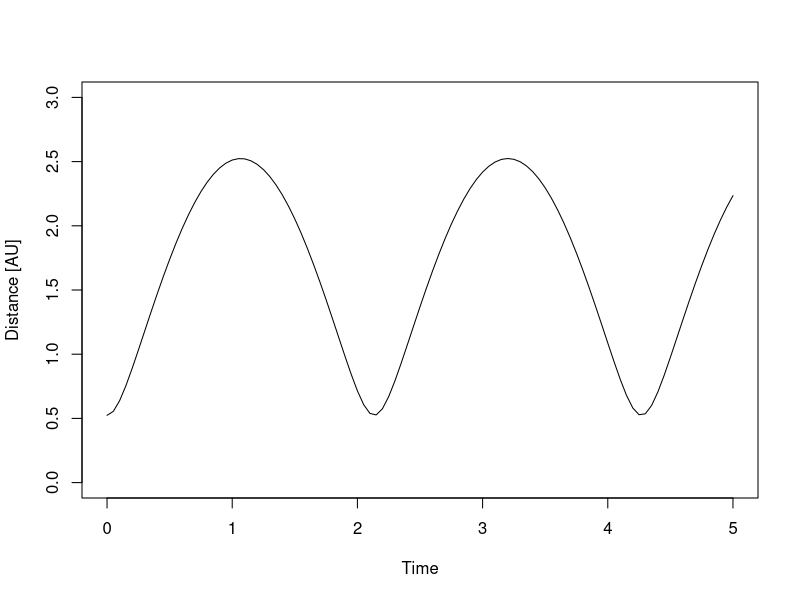
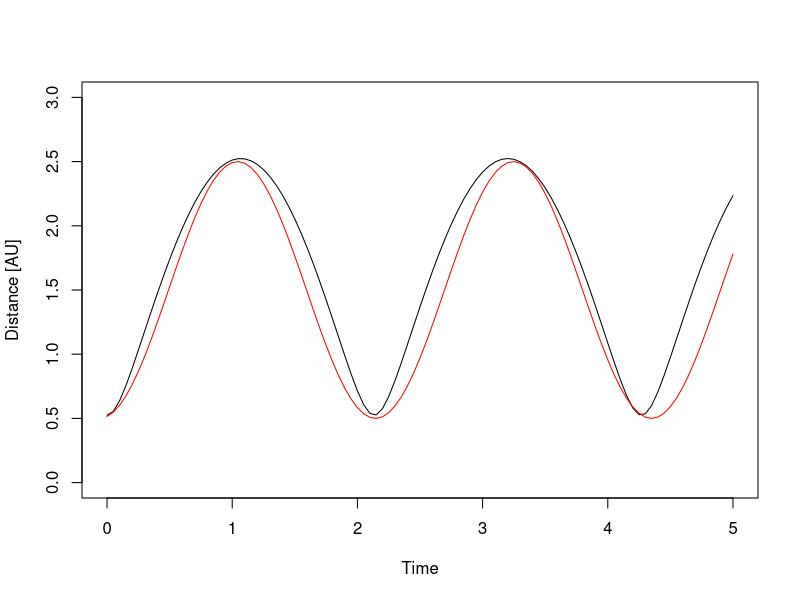
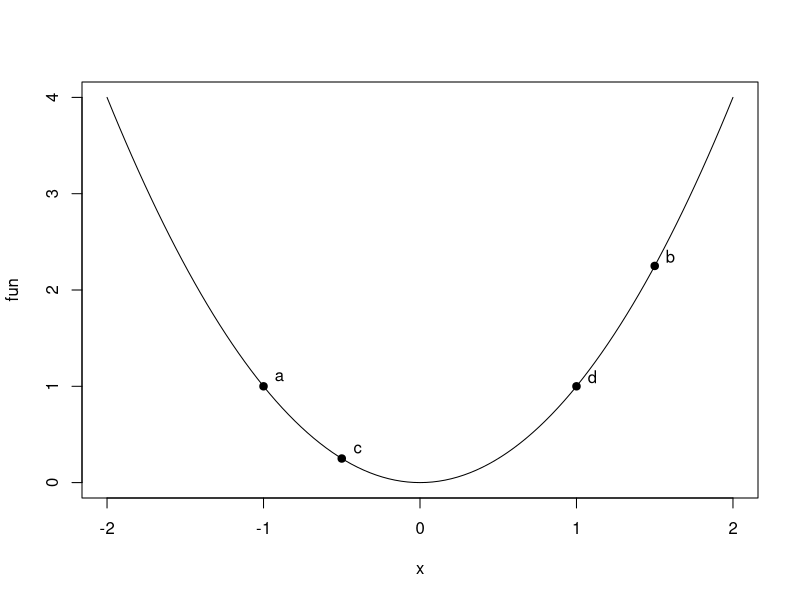
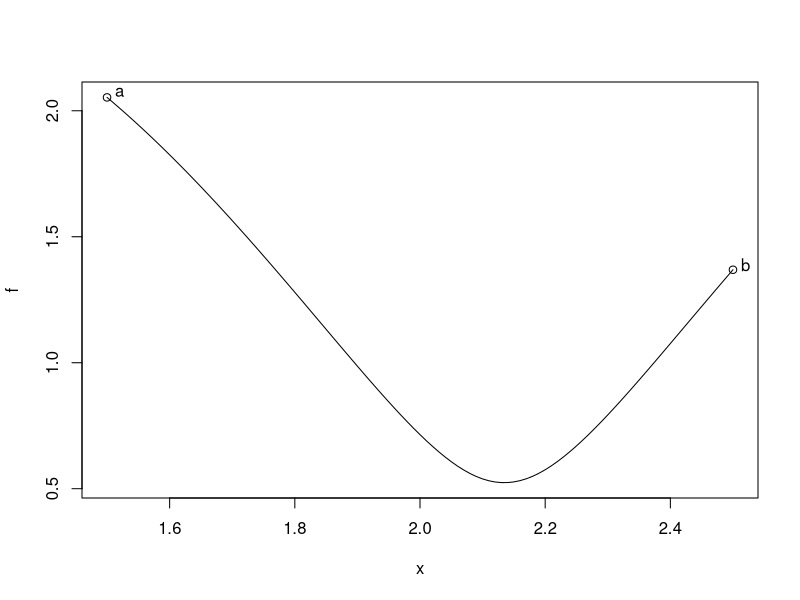
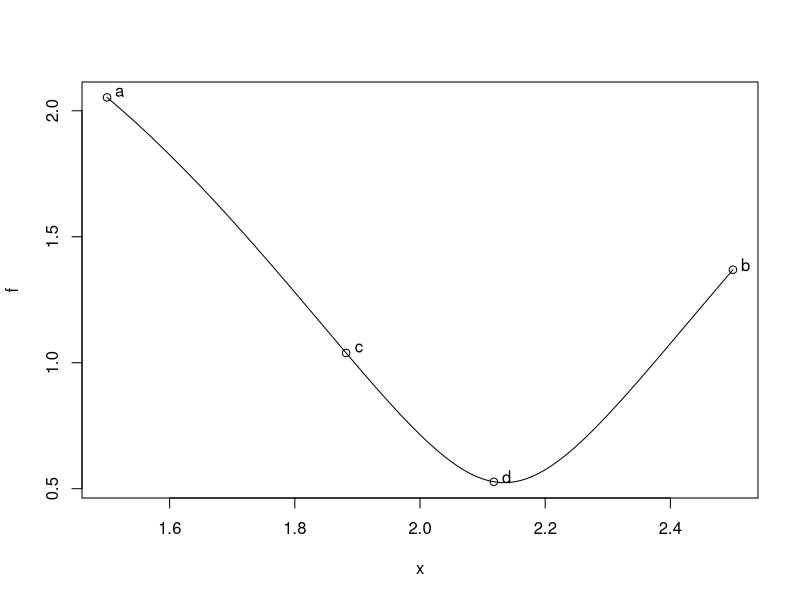
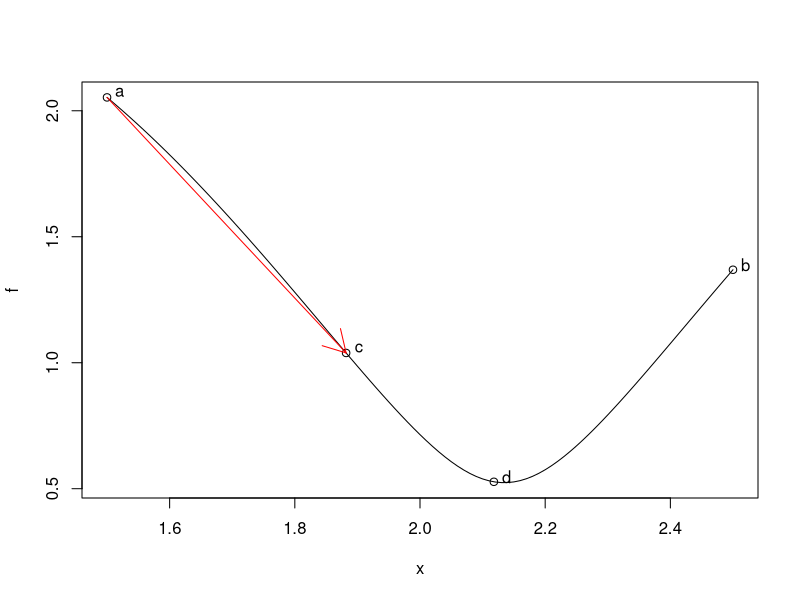
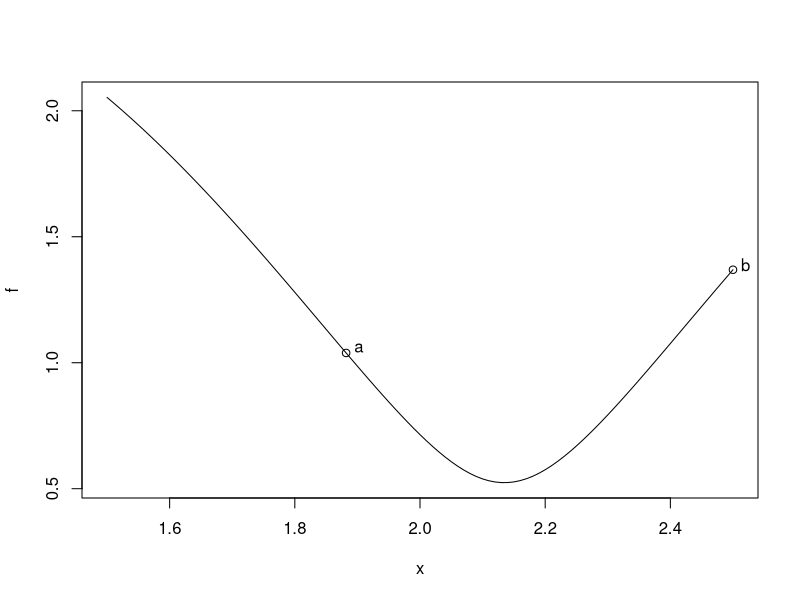
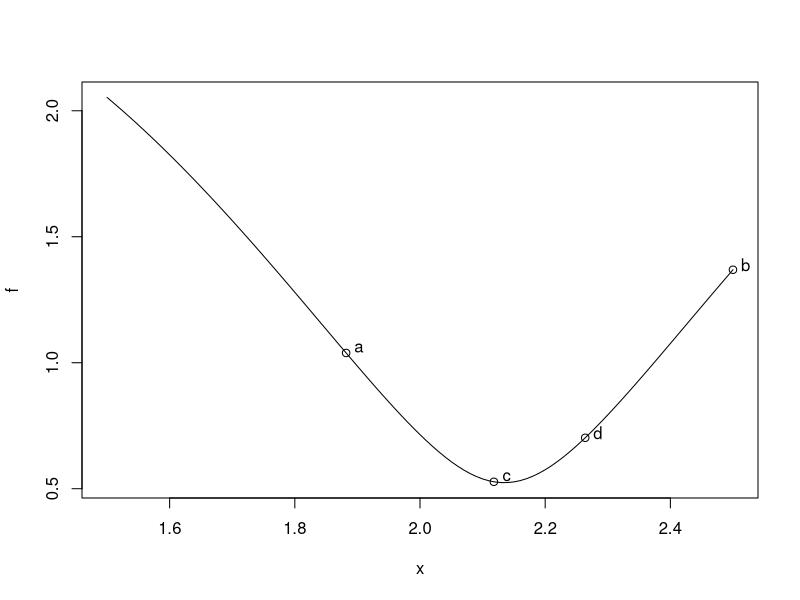

Here is the R script that generated these plots, in order:
## ---- chunk 1
library(knitr)
hook_output <- knit_hooks$get("output")
knit_hooks$set(output = function(x, options) {
  lines <- options$output.lines
  if (is.null(lines)) {
    return(hook_output(x, options))  # pass to default hook
  }
  x <- unlist(strsplit(x, "\n"))
  more <- "..."
  if (length(lines)==1) {        # first n lines
    if (length(x) > lines) {
      # truncate the output, but add ....
      x <- c(head(x, lines), more)
    }
  } else {
    x <- c(more, x[lines], more)
  }                                                         
  # paste these lines together                              
  x <- paste(c(x, ""), collapse = "\n")                     
  hook_output(x, options)                                   
})                                                          
knitr::opts_chunk$set(echo = TRUE)                          
knitr::opts_chunk$set(cache = TRUE) 
knitr::opts_chunk$set(echo = TRUE, fig.align="center")
Sys.setlocale("LC_ALL", "Polish")
## ---- chunk 2
r = 1.524 # półoś wielka orbity Marsa w AU

earth <- function(t){ exp(2*pi*1i*t) }

mars <- function(t) { r*exp(2*pi*1i*(r**-1.5*t)) }
## ---- chunk 3
f <- function(x) { abs(mars(x) - earth(x)) }
## ---- chunk 4
plot(f, xlim = c(0, 5), ylim = c(0, 3), xlab = "Time", ylab = "Distance [AU]")
## ---- chunk 5
plot(f, xlim = c(0, 5), ylim = c(0, 3), xlab = "Time", ylab = "Distance [AU]")
plot(function(x) sin(2.85*x - 1.4) + 1.5, xlim = c(0, 5), ylim = c(0, 3), xlab = "Time", ylab = "Distance [AU]", add=TRUE, col="red")
## ---- chunk 6
# Obliczenie pierwszych 101 wyrazów ciągu fib
phil <- c(rep(0, 100))
phil[1:3] <- c(1,1,1)
for(i in c(3:length(phil))) {
  phil[i] = phil[i-1] + phil[i-2]}

phi <- function(i) {
  if(i <= 0) {return(0)}; # F(0) = 0
  # Obliczenie nowych elementów jeżeli wyjdziemy poza zakres
  if (i > length(phil)) { 
    len <- length(phil)
    phil <- c(phil, rep(0, i - len))
    for(j in c(len:length(phil))) {phil[j] = phil[j-1] 
      + phil[j-2]}
  }
  return(phil[i])
}
## ---- chunk 7
fun <- function(x){x^2}
plot(fun, -2, 2)
xp <- c(-1,-0.5, 1,1.5)
yp <- fun(xp)
points(xp, yp, pch=19)
text(xp+0.1,yp+0.1, c("a","c","d", "b"))
## ---- chunk 8
phi_k <- function(a, b, tol) {
  i <- 1
  L <- b - a
  while(phi(i) < L / tol) {i <- i+1}
  return(i + 1)
}
## ---- chunk 9
fib <- function(f, a, b, tol) {
  k <- phi_k(a, b, tol)
  for(i in c(0:(k-3))) {
      alpha <- phi(k-i-1)/phi(k-i)
      c <- b - alpha*(b - a)
      d <- a + b - c
      cat("iteracja=", i+1, "a=", a, "c=",c,"d=",d,"b=", 
          b , "alpha=", alpha,"\n",sep=" ")
      if( f(c) < f(d) ) {
        b <- d
      } else {
        a <- c
      }
  }
  return((a+b)/2)
}
## ---- chunk 10
fib_anim <- function(f, a, b, tol, max_iter) {
  k <- phi_k(a, b, tol)
  lower <- a
  upper <- b
  for(i in c(0: min((k-3), max_iter))) {
      alpha <- phi(k-i-1)/phi(k-i)
      # FITST PLOT 
      plot(f, xlim=c(lower, upper))
      points(xp <- c(a,b), yp <- f(xp))
      text(xp+0.02, yp+0.02, c("a", "b"))
      dev.print(png, paste("img/", 3*i + 1, ".png", sep=""), width = 400, height = 400)
      c <- b - alpha*(b - a)
      d <- a + b - c
      # SECOND PLOT 
      plot(f, xlim=c(lower, upper))
      points(xp <- c(a,b,c, d), yp <- f(xp))
      text(xp+0.02, yp+0.02, c("a", "b", "c", "d"))
      dev.print(png, paste("img/", 3*i + 2, ".png", sep=""), width = 400, height = 400)
      # THIRD PLOT 
      plot(f, xlim=c(lower, upper))
      points(xp <- c(a,b,c, d), yp <- f(xp))
      text(xp+0.02, yp+0.02, c("a", "b", "c", "d"))
      if( f(c) < f(d) ) {
        arrows(b, f(b), d, f(d), col="red")
        b <- d
      } else {
        arrows(a, f(a), c, f(c), col="red")
        a <- c
      }
      dev.print(png, paste("img/", 3*i + 3, ".png", sep=""), width = 400, height = 400) }
  return((a+b)/2)
}
fib_anim(f, 1.5, 2.5, 1e-3, 4)
## ---- chunk 11
fib(f, 1.5, 2.5, 1e-3)
## ---- chunk 12
x_min <- fib(f, 1.5, 2.5, 1e-3)
y_min <- f(x_min)
plot(f, xlim=c(1.5, 2.5))
points(x_min, y_min)
## ---- chunk 13
library(numDeriv)
df <- function(x) {grad(f, x)}
## ---- chunk 14
plot(df, xlim=c(1.5,2.5), axes=FALSE)
axis(1, pos=0)
axis(2, pos=0) 
grid()
## ---- chunk 15
bisect <- function(df, a, b, tol) {
  iter <- ceiling(log2((b-a)/tol))
  for(i in c(1:iter)) {
    m <- (a+b)/2
    df.m <- df(m)
    cat("iteracja=", i, "a=", a, "b=",b, "m=",m,"\n",sep=" ")
    if(df.m * df(a) < 0) {
      b <- m
    } else {
      a <- m
    }
  }
  (a+b)/2
}
## ---- chunk 16
xr <- bisect(df, 0.5, 1.5, 1e-3)
c(xr, f(xr))
## ---- chunk 17
xr <- bisect(df, 1.5, 2.5, 1e-3)
plot(f, xlim=c(1.5, 2.5))
points(xr, f(xr))
